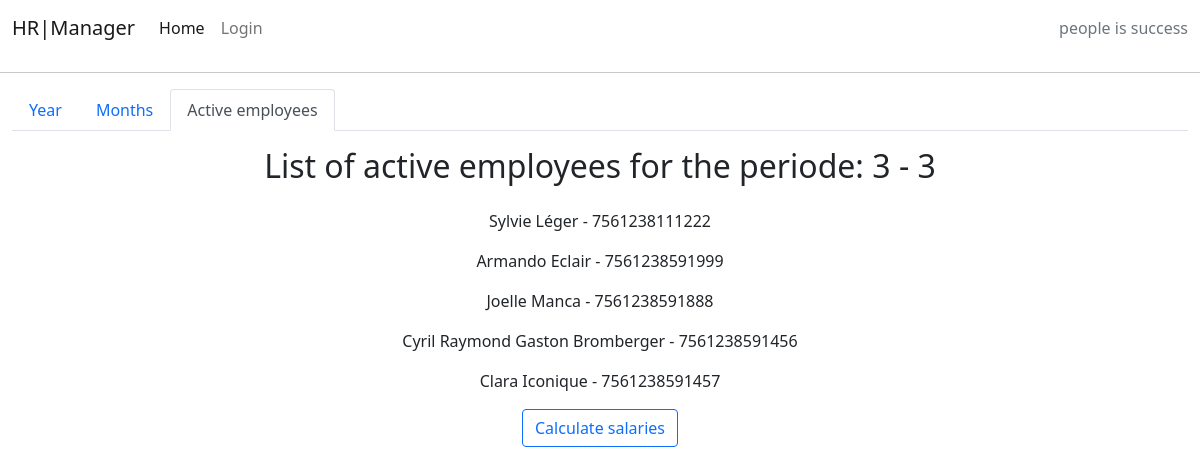
The app's page /generator/3/3/employees/ with its own data.
### hrmanager/models.py (models this page shows, shortened)
class Employees(models.Model):
    title = models.CharField(max_length=200, unique=True, default='')
    first_name = models.CharField(max_length=30)
    last_name = models.CharField(max_length=30)
    employees_gender = models.CharField(max_length=1, choices=EMPLOYEES_GENDER)
    employees_marital_status = models.CharField(
        max_length=1, choices=EMPLOYEES_MARITAL_STATUS)
    children_for_allocations_type_1 = models.CharField(
        choices=CHILDREN_BELOW_18, blank=True, max_length=2)
    children_for_allocations_type_2 = models.CharField(
        choices=CHILDREN_BELOW_25, blank=True, max_length=2)
    birth_date = models.DateField(blank=True, null=True)
    employees_age = models.PositiveSmallIntegerField(blank=True, null=True)
    email_adress = models.EmailField(blank=True, null=True)
    phone_number = models.IntegerField(blank=True, null=True)
    emergency_contact = models.CharField(
        max_length=30, blank=True, null=True)
    emergency_phonenumber = models.IntegerField(
        blank=True, null=True)
    employee_picture = CloudinaryField('image', default='placeholder')
    social_security_number = models.CharField(
        max_length=13, unique=True)
    employees_bankaccount = models.CharField(
        max_length=21, blank=True, null=True)
    start_date = models.DateField(blank=True, null=True)
    end_date = models.DateField(blank=True, null=True)
    employees_holiday_rights = models.IntegerField(
        blank=True, null=True, default=0)
    base_monthly_salary = models.IntegerField(blank=True, null=True, default=0)
    LPP_deduction_employee = models.IntegerField(
        blank=True, null=True, default=0)
    LPP_deduction_employer = models.IntegerField(
        blank=True, null=True, default=0)
    employees_phone_allocation = models.PositiveSmallIntegerField(
        blank=True, null=True, default=0)
    employees_representation_allocation = models.PositiveSmallIntegerField(
        blank=True, null=True, default=0)
    expense_report = models.DecimalField(
        max_digits=5, decimal_places=2, default=0, blank=True, null=True)
    public_transportation_fees = models.DecimalField(
        max_digits=6, decimal_places=2, default=0, blank=True, null=True)
    extraordinary_salary = models.IntegerField(
        blank=True, null=True, default=0)
    created_date = models.DateTimeField(auto_now_add=True)
    updated_date = models.DateTimeField(auto_now=True)
    seniority = models.DurationField(blank=True, null=True)
    employees_status = models.IntegerField(choices=STATUS, default=0)
    class Meta:
        ordering = ['start_date']
        unique_together = [['first_name', 'last_name']]

### hrmanager/views.py (the view)
class GeneratorEmployeesView(View):
    template_name = 'generator_employees.html'
    def get(self, request, year, month, *args, **kwargs):
        employees = Employees.objects.filter(
            employees_status=0
        ).values('first_name', 'last_name', 'social_security_number')
        context = {'year': year, 'month': month, 'employees': employees}
        return render(request, self.template_name, context)

### templates/generator_employees.html
{% extends "base.html" %} {% block content %}
<div class="container-fluid">
    <ul class="nav nav-tabs">
        <li class="nav-item">
            <a class="nav-link" aria-current="page" href="{% url 'generator_year' %}">Year</a>
        </li>
        <li class="nav-item">
            <a class="nav-link" aria-current="page"
                href="{% url 'generator_month' year=year %}">Months</a>
        </li>
        <li class="nav-item">
            <a class="nav-link active" href="#">Active employees</a>
        </li>
    </ul>
    <div class="container-fluid ">
        <div class="container text-center">
            <div class="row">
                <p>
                    <h2>List of active employees for the periode: {{ month }} - {{ year }}</h2>
                </p>
            </div>
            {% for employee in employees %}
                <p><span>{{ employee.first_name }} {{ employee.last_name }}</span>
                <span>- {{employee.social_security_number }}</span></p>
            {% endfor %}
        </div>
        <div class="container text-center">
            <div class="mb-3">
            <a class="btn btn-outline-primary" href="{% url 'generator_monthly_table' year=year month=month %}" role="button">
                Calculate salaries
            </a>
            </div>
        </div>
    </div>
</div>
{% endblock %}

### records on screen
Employees: first_name "Sylvie", last_name "Léger", social_security_number "7561238111222"
Employees: first_name "Armando", last_name "Eclair", social_security_number "7561238591999"
Employees: first_name "Joelle", last_name "Manca", social_security_number "7561238591888"
Employees: first_name "Cyril Raymond Gaston", last_name "Bromberger", social_security_number "7561238591456"
Employees: first_name "Clara", last_name "Iconique", social_security_number "7561238591457"

### other values on screen
{{ month }} "3"
{{ year }} "3"
